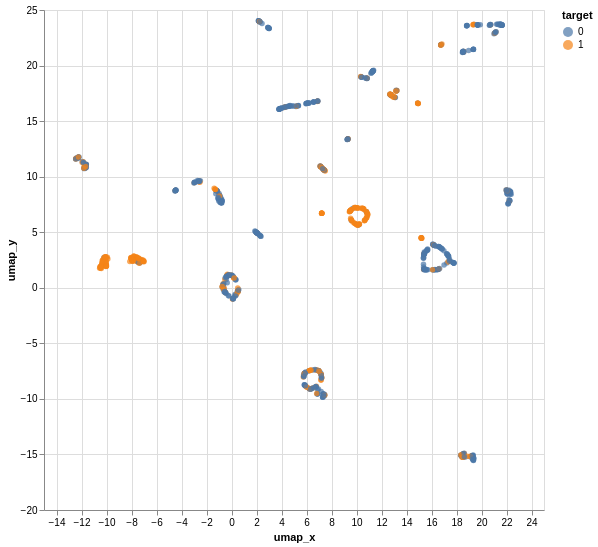

The specification (Vega-Lite) saved for this image:
### Vega specification from a JSON file in a GitHub repository (floating-point values rounded to 4 significant figures; data arrays with more than 128 entries replaced by an {"elided": "..."} marker saying what was removed)
{"$schema": "https://vega.github.io/schema/vega/v5.json", "background": "white", "padding": 5, "width": 500, "height": 500, "style": "cell", "data": [{"name": "selector001_store"}, {"name": "data-60ee3111b9a7e9063a21555f20d397d7", "values": {"elided": "891 records"}}, {"name": "data_0", "source": "data-60ee3111b9a7e9063a21555f20d397d7", "transform": [{"type": "filter", "expr": "isValid(datum[\"umap_x\"]) && isFinite(+datum[\"umap_x\"]) && isValid(datum[\"umap_y\"]) && isFinite(+datum[\"umap_y\"])"}]}], "signals": [{"name": "unit", "value": {}, "on": [{"events": "mousemove", "update": "isTuple(group()) ? group() : unit"}]}, {"name": "selector001", "update": "vlSelectionResolve(\"selector001_store\", \"union\")"}, {"name": "selector001_umap_x", "on": [{"events": {"signal": "selector001_translate_delta"}, "update": "panLinear(selector001_translate_anchor.extent_x, -selector001_translate_delta.x / width)"}, {"events": {"signal": "selector001_zoom_delta"}, "update": "zoomLinear(domain(\"x\"), selector001_zoom_anchor.x, selector001_zoom_delta)"}, {"events": [{"source": "scope", "type": "dblclick"}], "update": "null"}]}, {"name": "selector001_umap_y", "on": [{"events": {"signal": "selector001_translate_delta"}, "update": "panLinear(selector001_translate_anchor.extent_y, selector001_translate_delta.y / height)"}, {"events": {"signal": "selector001_zoom_delta"}, "update": "zoomLinear(domain(\"y\"), selector001_zoom_anchor.y, selector001_zoom_delta)"}, {"events": [{"source": "scope", "type": "dblclick"}], "update": "null"}]}, {"name": "selector001_tuple", "on": [{"events": [{"signal": "selector001_umap_x || selector001_umap_y"}], "update": "selector001_umap_x && selector001_umap_y ? {unit: \"\", fields: selector001_tuple_fields, values: [selector001_umap_x,selector001_umap_y]} : null"}]}, {"name": "selector001_tuple_fields", "value": [{"field": "umap_x", "channel": "x", "type": "R"}, {"field": "umap_y", "channel": "y", "type": "R"}]}, {"name": "selector001_translate_anchor", "value": {}, "on": [{"events": [{"source": "scope", "type": "mousedown"}], "update": "{x: x(unit), y: y(unit), extent_x: domain(\"x\"), extent_y: domain(\"y\")}"}]}, {"name": "selector001_translate_delta", "value": {}, "on": [{"events": [{"source": "window", "type": "mousemove", "consume": true, "between": [{"source": "scope", "type": "mousedown"}, {"source": "window", "type": "mouseup"}]}], "update": "{x: selector001_translate_anchor.x - x(unit), y: selector001_translate_anchor.y - y(unit)}"}]}, {"name": "selector001_zoom_anchor", "on": [{"events": [{"source": "scope", "type": "wheel", "consume": true}], "update": "{x: invert(\"x\", x(unit)), y: invert(\"y\", y(unit))}"}]}, {"name": "selector001_zoom_delta", "on": [{"events": [{"source": "scope", "type": "wheel", "consume": true}], "force": true, "update": "pow(1.001, event.deltaY * pow(16, event.deltaMode))"}]}, {"name": "selector001_modify", "on": [{"events": {"signal": "selector001_tuple"}, "update": "modify(\"selector001_store\", selector001_tuple, true)"}]}], "marks": [{"name": "marks", "type": "symbol", "clip": true, "style": ["circle"], "interactive": true, "from": {"data": "data_0"}, "encode": {"update": {"opacity": {"value": 0.7}, "fill": {"scale": "color", "field": "target"}, "tooltip": {"signal": "{\"index\": format(datum[\"index\"], \"\"), \"PassengerId\": format(datum[\"PassengerId\"], \"\"), \"Survived\": format(datum[\"Survived\"], \"\"), \"Pclass\": format(datum[\"Pclass\"], \"\"), \"Name\": ''+datum[\"Name\"], \"Sex\": ''+datum[\"Sex\"], \"Age\": format(datum[\"Age\"], \"\"), \"SibSp\": format(datum[\"SibSp\"], \"\"), \"Parch\": format(datum[\"Parch\"], \"\"), \"Ticket\": ''+datum[\"Ticket\"], \"Fare\": format(datum[\"Fare\"], \"\"), \"Cabin\": ''+datum[\"Cabin\"], \"Embarked\": ''+datum[\"Embarked\"], \"umap_x\": format(datum[\"umap_x\"], \"\"), \"umap_y\": format(datum[\"umap_y\"], \"\"), \"target\": format(datum[\"target\"], \"\")}"}, "x": {"scale": "x", "field": "umap_x"}, "y": {"scale": "y", "field": "umap_y"}, "shape": {"value": "circle"}}}}], "scales": [{"name": "x", "type": "linear", "domain": {"data": "data_0", "field": "umap_x"}, "domainRaw": {"signal": "selector001[\"umap_x\"]"}, "range": [0, {"signal": "width"}], "nice": true, "zero": true}, {"name": "y", "type": "linear", "domain": {"data": "data_0", "field": "umap_y"}, "domainRaw": {"signal": "selector001[\"umap_y\"]"}, "range": [{"signal": "height"}, 0], "nice": true, "zero": true}, {"name": "color", "type": "ordinal", "domain": {"data": "data_0", "field": "target", "sort": true}, "range": "category"}], "axes": [{"scale": "x", "orient": "bottom", "gridScale": "y", "grid": true, "tickCount": {"signal": "ceil(width/40)"}, "domain": false, "labels": false, "maxExtent": 0, "minExtent": 0, "ticks": false, "zindex": 0}, {"scale": "y", "orient": "left", "gridScale": "x", "grid": true, "tickCount": {"signal": "ceil(height/40)"}, "domain": false, "labels": false, "maxExtent": 0, "minExtent": 0, "ticks": false, "zindex": 0}, {"scale": "x", "orient": "bottom", "grid": false, "title": "umap_x", "labelFlush": true, "labelOverlap": true, "tickCount": {"signal": "ceil(width/40)"}, "zindex": 0}, {"scale": "y", "orient": "left", "grid": false, "title": "umap_y", "labelOverlap": true, "tickCount": {"signal": "ceil(height/40)"}, "zindex": 0}], "legends": [{"fill": "color", "symbolType": "circle", "title": "target", "encode": {"symbols": {"update": {"opacity": {"value": 0.7}}}}}]}
